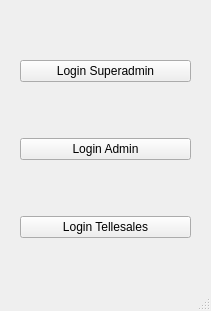
<?xml version="1.0" encoding="UTF-8"?>
<ui version="4.0">
 <class>MainWindow</class>
 <widget class="QMainWindow" name="MainWindow">
  <property name="geometry">
   <rect>
    <x>0</x>
    <y>0</y>
    <width>211</width>
    <height>311</height>
   </rect>
  </property>
  <property name="windowTitle">
   <string>MainWindow</string>
  </property>
  <widget class="QWidget" name="centralwidget">
   <widget class="QWidget" name="verticalLayoutWidget">
    <property name="geometry">
     <rect>
      <x>20</x>
      <y>10</y>
      <width>171</width>
      <height>281</height>
     </rect>
    </property>
    <layout class="QVBoxLayout" name="verticalLayout">
     <item>
      <widget class="QPushButton" name="pushButton_2">
       <property name="text">
        <string>Login Superadmin</string>
       </property>
      </widget>
     </item>
     <item>
      <widget class="QPushButton" name="pushButton">
       <property name="text">
        <string>Login Admin</string>
       </property>
      </widget>
     </item>
     <item>
      <widget class="QPushButton" name="pushButton_3">
       <property name="text">
        <string>Login Tellesales</string>
       </property>
      </widget>
     </item>
    </layout>
   </widget>
  </widget>
  <widget class="QStatusBar" name="statusbar"/>
 </widget>
 <resources/>
 <connections/>
</ui>
